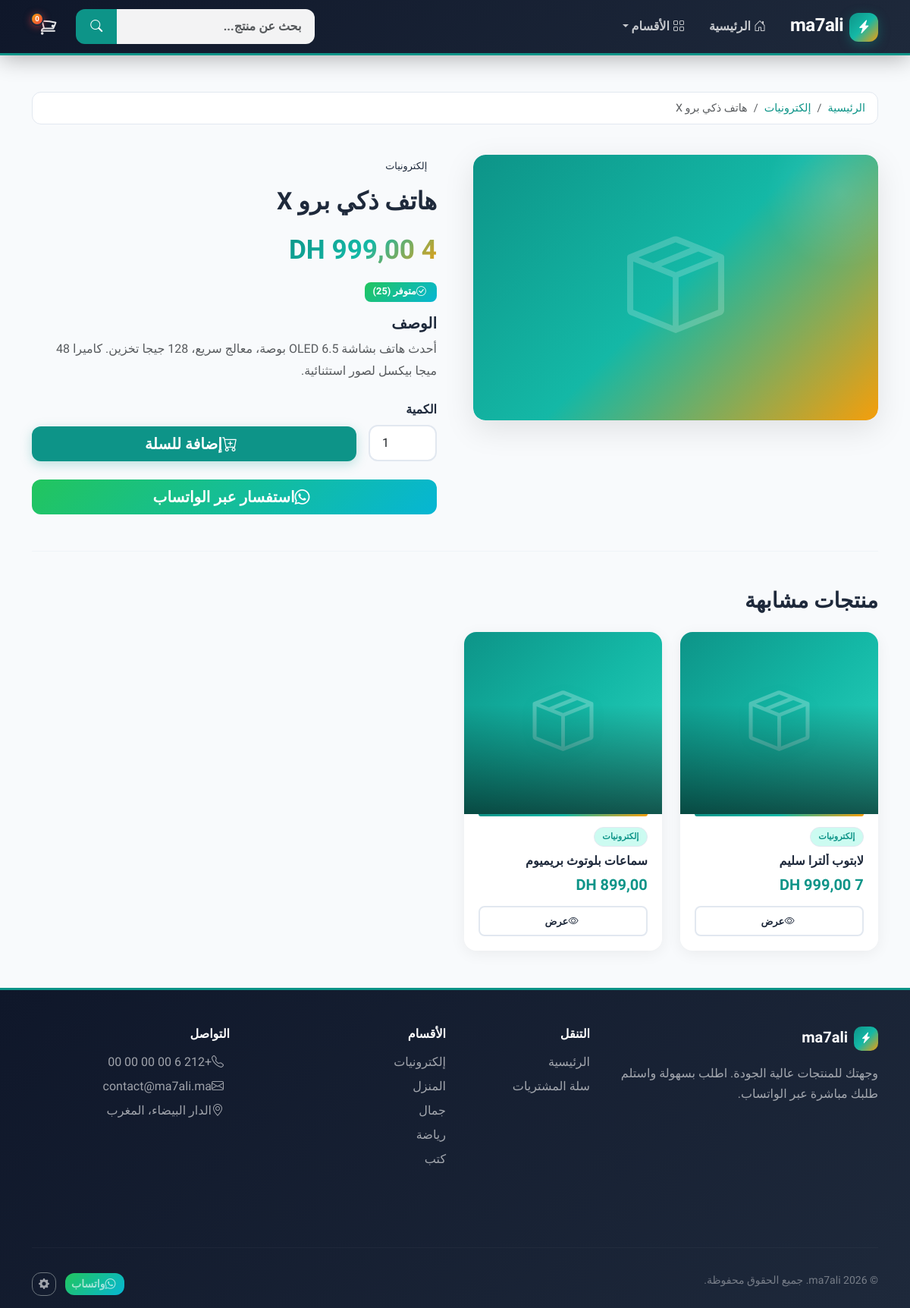
Screenshot of /product.php?id=1 with the database file from the repository.
### tables this page shows
CREATE TABLE IF NOT EXISTS products (
    id INT AUTO_INCREMENT PRIMARY KEY,
    name VARCHAR(200) NOT NULL,
    description TEXT,
    price DECIMAL(10,2) NOT NULL,
    image VARCHAR(255) DEFAULT 'default.png',
    category_id INT,
    stock INT DEFAULT 0,
    featured TINYINT(1) DEFAULT 0,
    created_at TIMESTAMP DEFAULT CURRENT_TIMESTAMP,
    FOREIGN KEY (category_id) REFERENCES categories(id) ON DELETE SET NULL
);

CREATE TABLE IF NOT EXISTS categories (
    id INT AUTO_INCREMENT PRIMARY KEY,
    name VARCHAR(100) NOT NULL,
    slug VARCHAR(100) NOT NULL UNIQUE
);

### includes/functions.php (called while the page is built, shortened)
<?php
function formatPrice($price) {
    return number_format((float)$price, 2, ',', ' ') . ' ' . CURRENCY;
}
function sanitize($input) {
    return htmlspecialchars(trim($input), ENT_QUOTES, 'UTF-8');
}
function getProduct($id) {
    $pdo = getConnection();
    $stmt = $pdo->prepare("
        SELECT p.*, c.name as category_name, c.slug as category_slug
        FROM products p LEFT JOIN categories c ON p.category_id = c.id
        WHERE p.id = ?
    ");
    $stmt->execute([(int)$id]);
    return $stmt->fetch();
}
function getCategories() {
    $pdo = getConnection();
    $stmt = $pdo->query("SELECT c.*, (SELECT COUNT(*) FROM products WHERE category_id = c.id) as product_count FROM categories c ORDER BY c.name");
    return $stmt->fetchAll();
}
function getRelatedProducts($categoryId, $productId, $limit = 4) {
    $pdo = getConnection();
    $stmt = $pdo->prepare("
        SELECT p.*, c.name as category_name
        FROM products p LEFT JOIN categories c ON p.category_id = c.id
        WHERE p.category_id = ? AND p.id != ?
        ORDER BY RAND() LIMIT ?
    ");
    $stmt->execute([(int)$categoryId, (int)$productId, (int)$limit]);
    return $stmt->fetchAll();
}
function productImage($image) {
    $path = __DIR__ . '/../uploads/products/' . $image;
    return '';
}

### product.php (the view, shortened to what this page needs)
<?php
require_once 'includes/functions.php';
$id = (int)($_GET['id'] ?? 0);
$product = getProduct($id);
$related = [];
if ($product['category_id']) {
    $related = getRelatedProducts($product['category_id'], $product['id']);
}
include 'header.php';
?>
<nav aria-label="breadcrumb" class="mb-4">
    <div class="container">
        <ol class="breadcrumb">
            <li class="breadcrumb-item"><a href="index.php">الرئيسية</a></li>
            <?php if ($product['category_name']): ?>
            <li class="breadcrumb-item"><a href="index.php?category=<?= sanitize($product['category_slug']) ?>"><?= sanitize($product['category_name']) ?></a></li>
            <?php endif; ?>
            <li class="breadcrumb-item active"><?= sanitize($product['name']) ?></li>
        </ol>
    </div>
</nav>
<div class="container">
    <div class="row g-5">
        <div class="col-lg-6">
            <div class="product-detail-img">
                <?php if ($img = productImage($product['image'])): ?>
                    <img src="<?= $img ?>" alt="<?= sanitize($product['name']) ?>" style="width:100%;border-radius:var(--radius)">
                <?php else: ?>
                    <div class="product-img-placeholder-large">
                        <i class="bi bi-box-seam"></i>
                    </div>
                <?php endif; ?>
            </div>
        </div>
        <div class="col-lg-6">
            <?php if ($product['category_name']): ?>
                <span class="product-category" style="margin-bottom:0.8rem;display:inline-block;font-size:0.8rem;padding:0.3rem 0.8rem"><?= sanitize($product['category_name']) ?></span>
            <?php endif; ?>
            <h1 class="fw-bold mb-3" style="font-size:2rem;line-height:1.3"><?= sanitize($product['name']) ?></h1>
            <div class="d-flex align-items-center gap-3 mb-3">
                <span style="font-size:2.2rem;font-weight:900;background:var(--gradient-main);-webkit-background-clip:text;-webkit-text-fill-color:transparent"><?= formatPrice($product['price']) ?></span>
            </div>
            <div class="mb-3">
                <?php if ($product['stock'] > 0): ?>
                    <span class="badge" style="background:var(--gradient-green);font-size:0.8rem;padding:0.5em 0.8em"><i class="bi bi-check-circle ms-1"></i>متوفر (<?= $product['stock'] ?>)</span>
                <?php else: ?>
                    <span class="badge bg-danger" style="font-size:0.8rem;padding:0.5em 0.8em"><i class="bi bi-x-circle ms-1"></i>نفدت الكمية</span>
                <?php endif; ?>
            </div>
            <div class="mb-4">
                <h5 class="fw-bold">الوصف</h5>
                <p class="text-muted" style="line-height:1.8"><?= nl2br(sanitize($product['description'])) ?></p>
            </div>
            <?php if ($product['stock'] > 0): ?>
            <form method="POST" action="cart.php" class="mb-4">
                <div class="row g-3 align-items-end">
                    <div class="col-auto">
                        <label class="form-label fw-bold">الكمية</label>
                        <input type="number" name="quantity" class="form-control" value="1" min="1" max="<?= $product['stock'] ?>" style="width: 90px;">
                    </div>
                    <div class="col">
                        <button type="submit" class="btn btn-primary btn-lg w-100">
                            <i class="bi bi-cart-plus ms-2"></i>إضافة للسلة
                        </button>
                    </div>
                </div>
            </form>
            <?php endif; ?>
            <div class="d-flex gap-2">
                <a href="https://wa.me/<?= WHATSAPP_NUMBER ?>?text=<?= urlencode('مرحبا، أنا مهتم بالمنتج: ' . $product['name'] . ' - ' . formatPrice($product['price'])) ?>" class="btn btn-success btn-lg" target="_blank" style="flex:1">
                    <i class="bi bi-whatsapp ms-2"></i>استفسار عبر الواتساب
                </a>
            </div>
        </div>
    </div>
    <?php if (!empty($related)): ?>
    <hr class="my-5">
    <h3 class="fw-bold mb-4">منتجات مشابهة</h3>
    <div class="row g-4">
        <?php foreach ($related as $rp): ?>
        <div class="col-sm-6 col-md-3">
            <div class="card product-card h-100">
                <div class="product-img-wrapper">
                    <div class="product-img-placeholder">
                        <?php if ($img = productImage($rp['image'])): ?>
                            <img src="<?= $img ?>" alt="<?= sanitize($rp['name']) ?>">
                        <?php else: ?>
                            <i class="bi bi-box-seam"></i>
                        <?php endif; ?>
                    </div>
                </div>
                <div class="card-body">
                    <span class="product-category"><?= sanitize($rp['category_name'] ?? 'عام') ?></span>
                    <h6 class="product-title"><?= sanitize($rp['name']) ?></h6>
                    <div class="product-meta">
                        <span class="product-price"><?= formatPrice($rp['price']) ?></span>
                    </div>
                    <div class="product-actions">
                        <a href="product.php?id=<?= $rp['id'] ?>" class="btn btn-product-detail w-100"><i class="bi bi-eye ms-1"></i>عرض</a>
                    </div>
                </div>
            </div>
        </div>
        <?php endforeach; ?>
    </div>
    <?php endif; ?>
</div>
<?php include 'footer.php'; ?>

### footer.php (shortened to what this page needs)
<footer class="site-footer mt-5">
    <div class="container">
        <div class="row py-5">
            <div class="col-lg-4 mb-4">
                <h5 class="fw-bold mb-3">
                    <span class="brand-icon" style="width:32px;height:32px;font-size:0.9rem;border-radius:10px;display:inline-flex;align-items:center;justify-content:center;background:var(--gradient-main);color:#fff;margin-left:0.5rem;vertical-align:middle"><i class="bi bi-lightning-charge-fill"></i></span><?= SITE_NAME ?>
                </h5>
                <p style="color:rgba(255,255,255,0.6);line-height:1.7">وجهتك للمنتجات عالية الجودة. اطلب بسهولة واستلم طلبك مباشرة عبر الواتساب.</p>
            </div>
            <div class="col-lg-2 col-md-4 mb-4">
                <h6 class="fw-bold mb-3">التنقل</h6>
                <ul class="list-unstyled">
                    <li class="mb-2"><a href="index.php" style="color:rgba(255,255,255,0.6);text-decoration:none">الرئيسية</a></li>
                    <li class="mb-2"><a href="cart.php" style="color:rgba(255,255,255,0.6);text-decoration:none">سلة المشتريات</a></li>
                </ul>
            </div>
            <div class="col-lg-3 col-md-4 mb-4">
                <h6 class="fw-bold mb-3">الأقسام</h6>
                <ul class="list-unstyled">
                    <?php
                    $footerCats = getCategories();
                    foreach (array_slice($footerCats, 0, 5) as $cat): ?>
                        <li class="mb-2"><a href="index.php?category=<?= sanitize($cat['slug']) ?>" style="color:rgba(255,255,255,0.6);text-decoration:none"><?= sanitize($cat['name']) ?></a></li>
                    <?php endforeach; ?>
                </ul>
            </div>
            <div class="col-lg-3 col-md-4 mb-4">
                <h6 class="fw-bold mb-3">التواصل</h6>
                <ul class="list-unstyled">
                    <li class="mb-2" style="color:rgba(255,255,255,0.6)"><i class="bi bi-telephone ms-2"></i>+212 6 00 00 00 00</li>
                    <li class="mb-2" style="color:rgba(255,255,255,0.6)"><i class="bi bi-envelope ms-2"></i>contact@<?= SITE_NAME ?>.ma</li>
                    <li class="mb-2" style="color:rgba(255,255,255,0.6)"><i class="bi bi-geo-alt ms-2"></i>الدار البيضاء، المغرب</li>
                </ul>
            </div>
        </div>
        <hr style="border-color:rgba(255,255,255,0.1)">
        <div class="row py-3">
            <div class="col-md-6 text-center text-md-start">
                <p style="color:rgba(255,255,255,0.4)" class="mb-0 small">&copy; <?= date('Y') ?> <?= SITE_NAME ?>. جميع الحقوق محفوظة.</p>
            </div>
            <div class="col-md-6 text-center text-md-end">
                <a href="https://wa.me/<?= WHATSAPP_NUMBER ?>" class="btn btn-sm btn-success" target="_blank">
                    <i class="bi bi-whatsapp ms-1"></i>واتساب
                </a>
                <a href="admin/login.php" class="btn btn-sm btn-outline-secondary ms-2" title="Admin">
                    <i class="bi bi-gear-fill"></i>
                </a>
            </div>
        </div>
    </div>
</footer>
</body>
</html>

### rows the page displays
products: category.name "إلكترونيات", name "هاتف ذكي برو X", price "4 999,00 DH", stock "25", description "أحدث هاتف بشاشة OLED 6.5 بوصة، معالج سريع، 128 جيجا تخزين. كاميرا 48 ميجا بيكسل لصور استثنائية."
products: category.name "إلكترونيات", name "لابتوب ألترا سليم", price "7 999,00 DH"
products: category.name "إلكترونيات", name "سماعات بلوتوث بريميوم", price "899,00 DH"
categories: name "إلكترونيات"
categories: name "المنزل"
categories: name "جمال"
categories: name "رياضة"
categories: name "كتب"

### other values shown
SITE_NAME "ma7ali"
getCartCount() "0"
